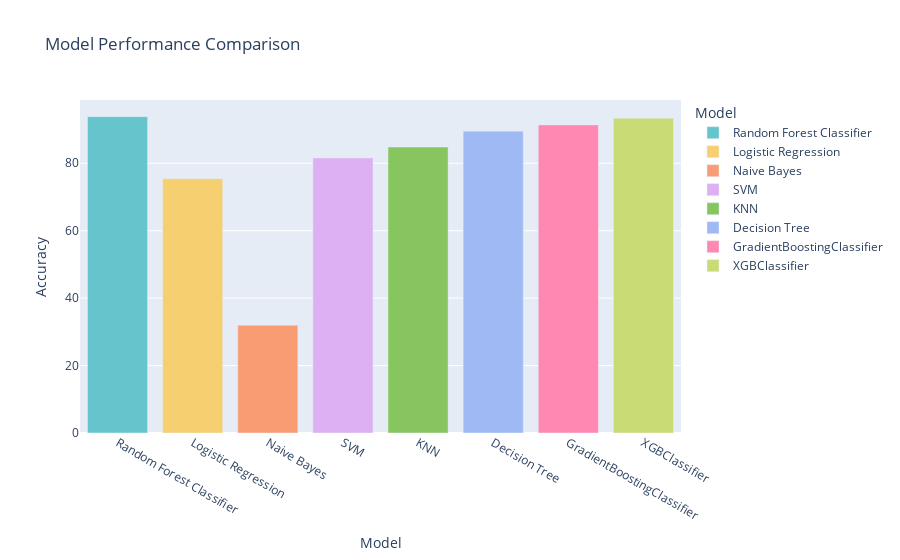

The cell this chart's notebook holds for it:
### Code cell
fig = px.bar(performance_df, x='Model', y='Accuracy', color='Model', title='Model Performance Comparison',
             color_discrete_sequence=px.colors.qualitative.Pastel)
fig.show()

### Figure 1 — Plotly figure (JSON) as saved in the notebook; plotly's stock layout.template omitted (floating-point values rounded to 4 significant figures)
{"data": [{"alignmentgroup": "True", "hovertemplate": "Model=%{x}<br>Accuracy=%{y}<extra></extra>", "legendgroup": "Random Forest Classifier", "marker": {"color": "rgb(102, 197, 204)", "pattern": {"shape": ""}}, "name": "Random Forest Classifier", "offsetgroup": "Random Forest Classifier", "orientation": "v", "showlegend": true, "textposition": "auto", "type": "bar", "x": ["Random Forest Classifier"], "xaxis": "x", "y": [93.84], "yaxis": "y"}, {"alignmentgroup": "True", "hovertemplate": "Model=%{x}<br>Accuracy=%{y}<extra></extra>", "legendgroup": "Logistic Regression", "marker": {"color": "rgb(246, 207, 113)", "pattern": {"shape": ""}}, "name": "Logistic Regression", "offsetgroup": "Logistic Regression", "orientation": "v", "showlegend": true, "textposition": "auto", "type": "bar", "x": ["Logistic Regression"], "xaxis": "x", "y": [75.44], "yaxis": "y"}, {"alignmentgroup": "True", "hovertemplate": "Model=%{x}<br>Accuracy=%{y}<extra></extra>", "legendgroup": "Naive Bayes", "marker": {"color": "rgb(248, 156, 116)", "pattern": {"shape": ""}}, "name": "Naive Bayes", "offsetgroup": "Naive Bayes", "orientation": "v", "showlegend": true, "textposition": "auto", "type": "bar", "x": ["Naive Bayes"], "xaxis": "x", "y": [32.0], "yaxis": "y"}, {"alignmentgroup": "True", "hovertemplate": "Model=%{x}<br>Accuracy=%{y}<extra></extra>", "legendgroup": "SVM", "marker": {"color": "rgb(220, 176, 242)", "pattern": {"shape": ""}}, "name": "SVM", "offsetgroup": "SVM", "orientation": "v", "showlegend": true, "textposition": "auto", "type": "bar", "x": ["SVM"], "xaxis": "x", "y": [81.6], "yaxis": "y"}, {"alignmentgroup": "True", "hovertemplate": "Model=%{x}<br>Accuracy=%{y}<extra></extra>", "legendgroup": "KNN", "marker": {"color": "rgb(135, 197, 95)", "pattern": {"shape": ""}}, "name": "KNN", "offsetgroup": "KNN", "orientation": "v", "showlegend": true, "textposition": "auto", "type": "bar", "x": ["KNN"], "xaxis": "x", "y": [84.83], "yaxis": "y"}, {"alignmentgroup": "True", "hovertemplate": "Model=%{x}<br>Accuracy=%{y}<extra></extra>", "legendgroup": "Decision Tree", "marker": {"color": "rgb(158, 185, 243)", "pattern": {"shape": ""}}, "name": "Decision Tree", "offsetgroup": "Decision Tree", "orientation": "v", "showlegend": true, "textposition": "auto", "type": "bar", "x": ["Decision Tree"], "xaxis": "x", "y": [89.53], "yaxis": "y"}, {"alignmentgroup": "True", "hovertemplate": "Model=%{x}<br>Accuracy=%{y}<extra></extra>", "legendgroup": "GradientBoostingClassifier", "marker": {"color": "rgb(254, 136, 177)", "pattern": {"shape": ""}}, "name": "GradientBoostingClassifier", "offsetgroup": "GradientBoostingClassifier", "orientation": "v", "showlegend": true, "textposition": "auto", "type": "bar", "x": ["GradientBoostingClassifier"], "xaxis": "x", "y": [91.39], "yaxis": "y"}, {"alignmentgroup": "True", "hovertemplate": "Model=%{x}<br>Accuracy=%{y}<extra></extra>", "legendgroup": "XGBClassifier", "marker": {"color": "rgb(201, 219, 116)", "pattern": {"shape": ""}}, "name": "XGBClassifier", "offsetgroup": "XGBClassifier", "orientation": "v", "showlegend": true, "textposition": "auto", "type": "bar", "x": ["XGBClassifier"], "xaxis": "x", "y": [93.35], "yaxis": "y"}], "layout": {"barmode": "relative", "legend": {"title": {"text": "Model"}, "tracegroupgap": 0}, "title": {"text": "Model Performance Comparison"}, "xaxis": {"anchor": "y", "categoryarray": ["Random Forest Classifier", "Logistic Regression", "Naive Bayes", "SVM", "KNN", "Decision Tree", "GradientBoostingClassifier", "XGBClassifier"], "categoryorder": "array", "domain": [0, 1], "title": {"text": "Model"}}, "yaxis": {"anchor": "x", "domain": [0, 1], "title": {"text": "Accuracy"}}}}
